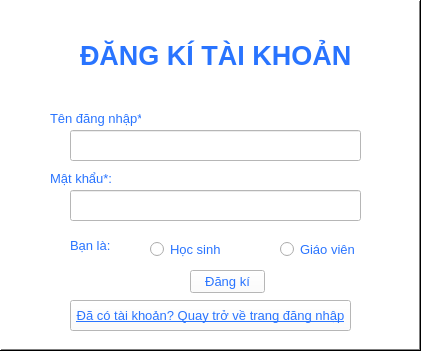
   <widget class="QFrame" name="SignUpFrame">
    <property name="enabled">
     <bool>true</bool>
    </property>
    <property name="geometry">
     <rect>
      <x>30</x>
      <y>260</y>
      <width>421</width>
      <height>351</height>
     </rect>
    </property>
    <property name="sizePolicy">
     <sizepolicy hsizetype="Expanding" vsizetype="Expanding">
      <horstretch>0</horstretch>
      <verstretch>0</verstretch>
     </sizepolicy>
    </property>
    <property name="palette">
     <palette>
      <active>
       <colorrole role="WindowText">
        <brush brushstyle="SolidPattern">
         <color alpha="255">
          <red>41</red>
          <green>116</green>
          <blue>255</blue>
         </color>
        </brush>
       </colorrole>
       <colorrole role="Button">
        <brush brushstyle="SolidPattern">
         <color alpha="255">
          <red>255</red>
          <green>255</green>
          <blue>255</blue>
         </color>
        </brush>
       </colorrole>
       <colorrole role="Light">
        <brush brushstyle="SolidPattern">
         <color alpha="255">
          <red>255</red>
          <green>255</green>
          <blue>255</blue>
         </color>
        </brush>
       </colorrole>
       <colorrole role="Midlight">
        <brush brushstyle="SolidPattern">
         <color alpha="255">
          <red>255</red>
          <green>255</green>
          <blue>255</blue>
         </color>
        </brush>
       </colorrole>
       <colorrole role="Dark">
        <brush brushstyle="SolidPattern">
         <color alpha="255">
          <red>127</red>
          <green>127</green>
          <blue>127</blue>
         </color>
        </brush>
       </colorrole>
       <colorrole role="Mid">
        <brush brushstyle="SolidPattern">
         <color alpha="255">
          <red>170</red>
          <green>170</green>
          <blue>170</blue>
         </color>
        </brush>
       </colorrole>
       <colorrole role="Text">
        <brush brushstyle="SolidPattern">
         <color alpha="255">
          <red>0</red>
          <green>0</green>
          <blue>0</blue>
         </color>
        </brush>
       </colorrole>
       <colorrole role="BrightText">
        <brush brushstyle="SolidPattern">
         <color alpha="255">
          <red>255</red>
          <green>255</green>
          <blue>255</blue>
         </color>
        </brush>
       </colorrole>
       <colorrole role="ButtonText">
        <brush brushstyle="SolidPattern">
         <color alpha="255">
          <red>41</red>
          <green>116</green>
          <blue>255</blue>
         </color>
        </brush>
       </colorrole>
       <colorrole role="Base">
        <brush brushstyle="SolidPattern">
         <color alpha="255">
          <red>255</red>
          <green>255</green>
          <blue>255</blue>
         </color>
        </brush>
       </colorrole>
       <colorrole role="Window">
        <brush brushstyle="SolidPattern">
         <color alpha="255">
          <red>255</red>
          <green>255</green>
          <blue>255</blue>
         </color>
        </brush>
       </colorrole>
       <colorrole role="Shadow">
        <brush brushstyle="SolidPattern">
         <color alpha="255">
          <red>0</red>
          <green>0</green>
          <blue>0</blue>
         </color>
        </brush>
       </colorrole>
       <colorrole role="AlternateBase">
        <brush brushstyle="SolidPattern">
         <color alpha="255">
          <red>255</red>
          <green>255</green>
          <blue>255</blue>
         </color>
        </brush>
       </colorrole>
       <colorrole role="ToolTipBase">
        <brush brushstyle="SolidPattern">
         <color alpha="255">
          <red>255</red>
          <green>255</green>
          <blue>220</blue>
         </color>
        </brush>
       </colorrole>
       <colorrole role="ToolTipText">
        <brush brushstyle="SolidPattern">
         <color alpha="255">
          <red>255</red>
          <green>255</green>
          <blue>255</blue>
         </color>
        </brush>
       </colorrole>
       <colorrole role="PlaceholderText">
        <brush brushstyle="SolidPattern">
         <color alpha="128">
          <red>0</red>
          <green>0</green>
          <blue>0</blue>
         </color>
        </brush>
       </colorrole>
      </active>
      <inactive>
       <colorrole role="WindowText">
        <brush brushstyle="SolidPattern">
         <color alpha="255">
          <red>41</red>
          <green>116</green>
          <blue>255</blue>
         </color>
        </brush>
       </colorrole>
       <colorrole role="Button">
        <brush brushstyle="SolidPattern">
         <color alpha="255">
          <red>255</red>
          <green>255</green>
          <blue>255</blue>
         </color>
        </brush>
       </colorrole>
       <colorrole role="Light">
        <brush brushstyle="SolidPattern">
         <color alpha="255">
          <red>255</red>
          <green>255</green>
          <blue>255</blue>
         </color>
        </brush>
       </colorrole>
       <colorrole role="Midlight">
        <brush brushstyle="SolidPattern">
         <color alpha="255">
          <red>255</red>
          <green>255</green>
          <blue>255</blue>
         </color>
        </brush>
       </colorrole>
       <colorrole role="Dark">
        <brush brushstyle="SolidPattern">
         <color alpha="255">
          <red>127</red>
          <green>127</green>
          <blue>127</blue>
         </color>
        </brush>
       </colorrole>
       <colorrole role="Mid">
        <brush brushstyle="SolidPattern">
         <color alpha="255">
          <red>170</red>
          <green>170</green>
          <blue>170</blue>
         </color>
        </brush>
       </colorrole>
       <colorrole role="Text">
        <brush brushstyle="SolidPattern">
         <color alpha="255">
          <red>0</red>
          <green>0</green>
          <blue>0</blue>
         </color>
        </brush>
       </colorrole>
       <colorrole role="BrightText">
        <brush brushstyle="SolidPattern">
         <color alpha="255">
          <red>255</red>
          <green>255</green>
          <blue>255</blue>
         </color>
        </brush>
       </colorrole>
       <colorrole role="ButtonText">
        <brush brushstyle="SolidPattern">
         <color alpha="255">
          <red>41</red>
          <green>116</green>
          <blue>255</blue>
         </color>
        </brush>
       </colorrole>
       <colorrole role="Base">
        <brush brushstyle="SolidPattern">
         <color alpha="255">
          <red>255</red>
          <green>255</green>
          <blue>255</blue>
         </color>
        </brush>
       </colorrole>
       <colorrole role="Window">
        <brush brushstyle="SolidPattern">
         <color alpha="255">
          <red>255</red>
          <green>255</green>
          <blue>255</blue>
         </color>
        </brush>
       </colorrole>
       <colorrole role="Shadow">
        <brush brushstyle="SolidPattern">
         <color alpha="255">
          <red>0</red>
          <green>0</green>
          <blue>0</blue>
         </color>
        </brush>
       </colorrole>
       <colorrole role="AlternateBase">
        <brush brushstyle="SolidPattern">
         <color alpha="255">
          <red>255</red>
          <green>255</green>
          <blue>255</blue>
         </color>
        </brush>
       </colorrole>
       <colorrole role="ToolTipBase">
        <brush brushstyle="SolidPattern">
         <color alpha="255">
          <red>255</red>
          <green>255</green>
          <blue>220</blue>
         </color>
        </brush>
       </colorrole>
       <colorrole role="ToolTipText">
        <brush brushstyle="SolidPattern">
         <color alpha="255">
          <red>255</red>
          <green>255</green>
          <blue>255</blue>
         </color>
        </brush>
       </colorrole>
       <colorrole role="PlaceholderText">
        <brush brushstyle="SolidPattern">
         <color alpha="128">
          <red>0</red>
          <green>0</green>
          <blue>0</blue>
         </color>
        </brush>
       </colorrole>
      </inactive>
      <disabled>
       <colorrole role="WindowText">
        <brush brushstyle="SolidPattern">
         <color alpha="255">
          <red>127</red>
          <green>127</green>
          <blue>127</blue>
         </color>
        </brush>
       </colorrole>
       <colorrole role="Button">
        <brush brushstyle="SolidPattern">
         <color alpha="255">
          <red>255</red>
          <green>255</green>
          <blue>255</blue>
         </color>
        </brush>
       </colorrole>
       <colorrole role="Light">
        <brush brushstyle="SolidPattern">
         <color alpha="255">
          <red>255</red>
          <green>255</green>
          <blue>255</blue>
         </color>
        </brush>
       </colorrole>
       <colorrole role="Midlight">
        <brush brushstyle="SolidPattern">
         <color alpha="255">
          <red>255</red>
          <green>255</green>
          <blue>255</blue>
         </color>
        </brush>
       </colorrole>
       <colorrole role="Dark">
        <brush brushstyle="SolidPattern">
         <color alpha="255">
          <red>127</red>
          <green>127</green>
          <blue>127</blue>
         </color>
        </brush>
       </colorrole>
       <colorrole role="Mid">
        <brush brushstyle="SolidPattern">
         <color alpha="255">
          <red>170</red>
          <green>170</green>
          <blue>170</blue>
         </color>
        </brush>
       </colorrole>
       <colorrole role="Text">
        <brush brushstyle="SolidPattern">
         <color alpha="255">
          <red>127</red>
          <green>127</green>
          <blue>127</blue>
         </color>
        </brush>
       </colorrole>
       <colorrole role="BrightText">
        <brush brushstyle="SolidPattern">
         <color alpha="255">
          <red>255</red>
          <green>255</green>
          <blue>255</blue>
         </color>
        </brush>
       </colorrole>
       <colorrole role="ButtonText">
        <brush brushstyle="SolidPattern">
         <color alpha="255">
          <red>127</red>
          <green>127</green>
          <blue>127</blue>
         </color>
        </brush>
       </colorrole>
       <colorrole role="Base">
        <brush brushstyle="SolidPattern">
         <color alpha="255">
          <red>255</red>
          <green>255</green>
          <blue>255</blue>
         </color>
        </brush>
       </colorrole>
       <colorrole role="Window">
        <brush brushstyle="SolidPattern">
         <color alpha="255">
          <red>255</red>
          <green>255</green>
          <blue>255</blue>
         </color>
        </brush>
       </colorrole>
       <colorrole role="Shadow">
        <brush brushstyle="SolidPattern">
         <color alpha="255">
          <red>0</red>
          <green>0</green>
          <blue>0</blue>
         </color>
        </brush>
       </colorrole>
       <colorrole role="AlternateBase">
        <brush brushstyle="SolidPattern">
         <color alpha="255">
          <red>255</red>
          <green>255</green>
          <blue>255</blue>
         </color>
        </brush>
       </colorrole>
       <colorrole role="ToolTipBase">
        <brush brushstyle="SolidPattern">
         <color alpha="255">
          <red>255</red>
          <green>255</green>
          <blue>220</blue>
         </color>
        </brush>
       </colorrole>
       <colorrole role="ToolTipText">
        <brush brushstyle="SolidPattern">
         <color alpha="255">
          <red>255</red>
          <green>255</green>
          <blue>255</blue>
         </color>
        </brush>
       </colorrole>
       <colorrole role="PlaceholderText">
        <brush brushstyle="SolidPattern">
         <color alpha="128">
          <red>0</red>
          <green>0</green>
          <blue>0</blue>
         </color>
        </brush>
       </colorrole>
      </disabled>
     </palette>
    </property>
    <property name="font">
     <font>
      <pointsize>10</pointsize>
     </font>
    </property>
    <property name="frameShape">
     <enum>QFrame::WinPanel</enum>
    </property>
    <property name="frameShadow">
     <enum>QFrame::Raised</enum>
    </property>
    <property name="lineWidth">
     <number>10</number>
    </property>
    <property name="midLineWidth">
     <number>10</number>
    </property>
    <widget class="QLineEdit" name="username_input_2">
     <property name="geometry">
      <rect>
       <x>70</x>
       <y>130</y>
       <width>291</width>
       <height>31</height>
      </rect>
     </property>
    </widget>
    <widget class="QLabel" name="signup_title">
     <property name="geometry">
      <rect>
       <x>80</x>
       <y>20</y>
       <width>331</width>
       <height>71</height>
      </rect>
     </property>
     <property name="font">
      <font>
       <family>Arial</family>
       <pointsize>20</pointsize>
       <weight>75</weight>
       <bold>true</bold>
       <kerning>true</kerning>
      </font>
     </property>
     <property name="text">
      <string>ĐĂNG KÍ TÀI KHOẢN</string>
     </property>
    </widget>
    <widget class="QLabel" name="username_title_2">
     <property name="geometry">
      <rect>
       <x>50</x>
       <y>110</y>
       <width>91</width>
       <height>16</height>
      </rect>
     </property>
     <property name="font">
      <font>
       <pointsize>10</pointsize>
      </font>
     </property>
     <property name="text">
      <string>Tên đăng nhập*:</string>
     </property>
    </widget>
    <widget class="QLineEdit" name="pass_input_2">
     <property name="geometry">
      <rect>
       <x>70</x>
       <y>190</y>
       <width>291</width>
       <height>31</height>
      </rect>
     </property>
    </widget>
    <widget class="QLabel" name="pass_title_2">
     <property name="geometry">
      <rect>
       <x>50</x>
       <y>170</y>
       <width>91</width>
       <height>16</height>
      </rect>
     </property>
     <property name="text">
      <string>Mật khẩu*:</string>
     </property>
    </widget>
    <widget class="QPushButton" name="signup_button">
     <property name="geometry">
      <rect>
       <x>190</x>
       <y>270</y>
       <width>75</width>
       <height>23</height>
      </rect>
     </property>
     <property name="text">
      <string>Đăng kí</string>
     </property>
    </widget>
    <widget class="QPushButton" name="tosignin_button">
     <property name="geometry">
      <rect>
       <x>70</x>
       <y>300</y>
       <width>281</width>
       <height>31</height>
      </rect>
     </property>
     <property name="font">
      <font>
       <pointsize>10</pointsize>
       <underline>true</underline>
       <strikeout>false</strikeout>
      </font>
     </property>
     <property name="text">
      <string>Đã có tài khoản? Quay trở về trang đăng nhập</string>
     </property>
    </widget>
    <widget class="QWidget" name="role_check" native="true">
     <property name="geometry">
      <rect>
       <x>60</x>
       <y>230</y>
       <width>321</width>
       <height>31</height>
      </rect>
     </property>
     <widget class="QRadioButton" name="Teacher">
      <property name="geometry">
       <rect>
        <x>220</x>
        <y>10</y>
        <width>82</width>
        <height>18</height>
       </rect>
      </property>
      <property name="text">
       <string>Giáo viên</string>
      </property>
     </widget>
     <widget class="QLabel" name="label">
      <property name="geometry">
       <rect>
        <x>10</x>
        <y>0</y>
        <width>51</width>
        <height>31</height>
       </rect>
      </property>
      <property name="text">
       <string>Bạn là:</string>
      </property>
     </widget>
     <widget class="QRadioButton" name="Student">
      <property name="geometry">
       <rect>
        <x>90</x>
        <y>10</y>
        <width>82</width>
        <height>18</height>
       </rect>
      </property>
      <property name="text">
       <string>Học sinh</string>
      </property>
     </widget>
    </widget>
   </widget>
